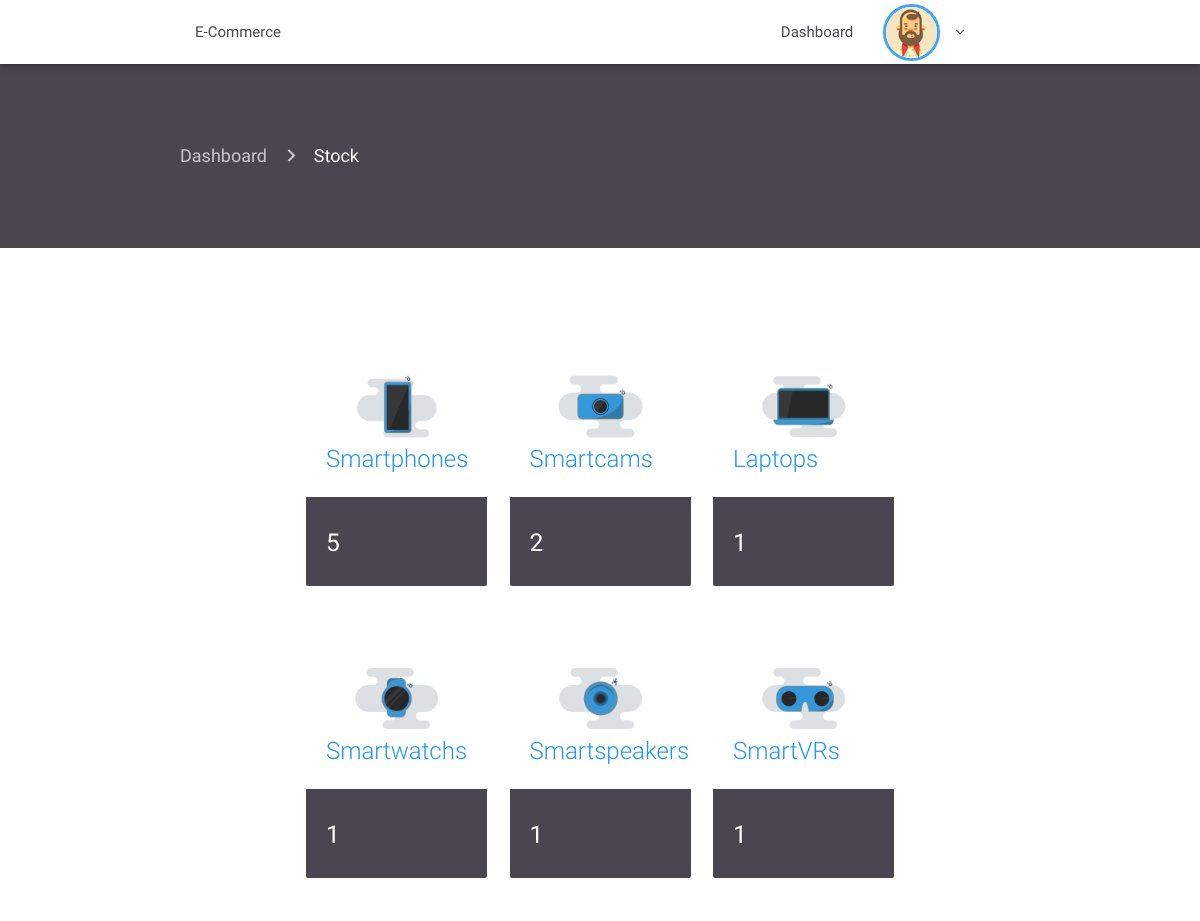
The app's page /ecom/admin/products.php (signed in) with its own data.
### tables this page shows
CREATE TABLE `category` (
  `id` int(11) NOT NULL,
  `name` varchar(1000) NOT NULL,
  `icon` varchar(1000) NOT NULL
);

### ecom/admin/products.php (the view, shortened to what this page needs)
<?php
 require 'includes/header.php';
 require 'includes/navconnected.php'; ?>
 <div class="container-fluid product-page">
   <div class="container current-page">
      <nav>
        <div class="nav-wrapper">
          <div class="col s12">
            <a href="index.php" class="breadcrumb">Dashboard</a>
            <a href="products.php" class="breadcrumb">Stock</a>
          </div>
        </div>
      </nav>
    </div>
   </div>
   <div class="container stock">
     <div class="container">
       <div class="row">
           <?php
           include '../db.php';
            $querystock = "SELECT
            product.id_category as 'name',
            count(product.id_category) as 'total',
            category.id as 'id_cat',
            category.name as 'name',
            category.icon as 'icon'
            FROM product, category
            WHERE product.id_category = category.id
            GROUP BY category.id";
            $resultstock = $connection->query($querystock);
            if ($resultstock->num_rows > 0) {
              while($rowstock = $resultstock->fetch_assoc()) {
               $id_cat = $rowstock['id_cat'];
               $name = $rowstock['name'];
               $icon = $rowstock['icon'];
               $total = $rowstock['total'];
           ?>
           <div class="col s12 m4">
             <div class="card hoverable animated slideInUp wow">
               <div class="card-image">
                 <a href="productstock.php?id=<?= $id_cat; ?>&category=<?= $name; ?>&icon=<?= $icon; ?>">
                   <img src="src/img/<?= $icon; ?>.png" alt=""></a>
                 <span class="card-title blue-text"><?= $name; ?>s</span>
               </div>
               <div class="card-content">
                 <h5 class="white-text"><?= $total; ?></h5>
               </div>
             </div>
           </div>
         <?php }} ?>
       </div>
     </div>
   </div>
 <?php require 'includes/footer.php'; ?>

### ecom/admin/src/css/style.css (style rules this page uses)
.product-page { padding-top: 60px; padding-bottom: 60px; background-color: #494551; }
.product-page nav { background: none; box-shadow: none; }
.stock { padding-bottom: 20px; padding-top: 60px; }
.stock .card { box-shadow: none; }
.stock .card .card-content { background-color: #494551; }

### records on screen
category: icon (picture), name "Smartphone", total "5"
category: shows a picture, name "Smartcam", total "2"
category: icon (picture), name "Laptop", total "1"
category: icon (picture), name "Smartwatch", total "1"
category: icon (picture), name "Smartspeaker", total "1"
category: shows a picture, name "SmartVR", total "1"
